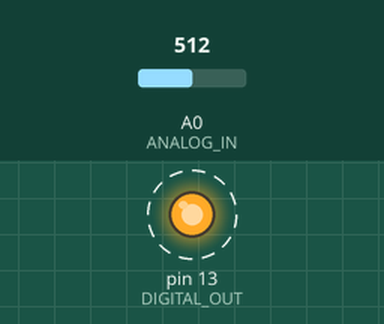
Recording of a sketch running on a simulated Arduino Uno, built with avr-gcc and run on an emulated ATmega328P. Shown: output pins drawn as LEDs (lit = HIGH). Dashed ring = blinking. The test bench sets the inputs (shaded band); at power-on: A0 (ANALOG_IN) = 512. What the sketch prints to the serial monitor is not drawn.

Above: at 1.2 s.
1.3 s: A0 (ANALOG_IN) set to 716
4.3 s: A0 (ANALOG_IN) set to 900
Timing chart, 0 to 13.3 s (numbered marks = the images above; inputs shaded):
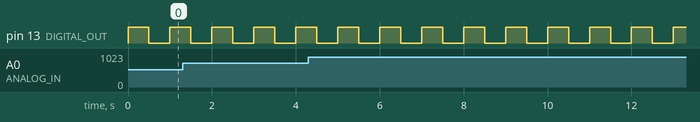

Measured:
- by itself, pin 13 (DIGITAL_OUT): alternates HIGH for 0.50 s and LOW for 0.50 s

The sketch:

oscope_arduino.ino
```cpp
// Oscilloscope
// Input defined by ANALOG_IN
// SIG_OUT true puts a 2kHz wave on DIGITAL_OUT for testing.

#define ANALOG_IN 0
#define DIGITAL_OUT 13
bool SIG_OUT = true;

void setup() {
  Serial.begin(9600);
  //Serial.begin(115200);

  // Generate a signal to examine (testing)
  if(SIG_OUT){
    pinMode(DIGITAL_OUT, OUTPUT);

    // initialize timer1
    noInterrupts();           // disable all interrupts
    TCCR1A = 0;
    TCCR1B = 0;
    TCNT1  = 0;

    OCR1A = 31250;            // compare match register 16MHz/256/2Hz
    TCCR1B |= (1 << WGM12);   // CTC mode
    TCCR1B |= (1 << CS12);    // 256 prescaler
    TIMSK1 |= (1 << OCIE1A);  // enable timer compare interrupt
    interrupts();             // enable all interrupts
  }
}

// Interrupt based
ISR(TIMER1_COMPA_vect){
  digitalWrite(DIGITAL_OUT, digitalRead(DIGITAL_OUT) ^ 1);   // Toggle
}

void loop() {
  int val = analogRead(ANALOG_IN);
//  Serial.println(val);
  Serial.write( 0xff );
  Serial.write( (val >> 8) & 0xff );
  Serial.write( val & 0xff );
}
```
